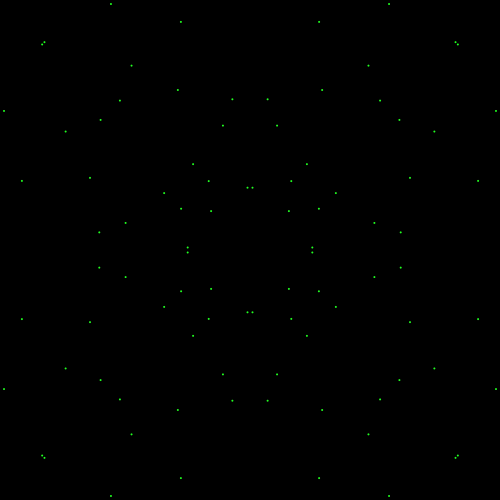
Frame 1 (no input)
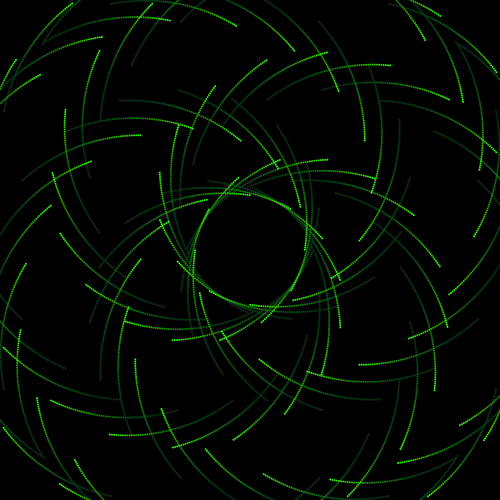
Frame 60 (the mouse pressed at the canvas centre just before this capture)
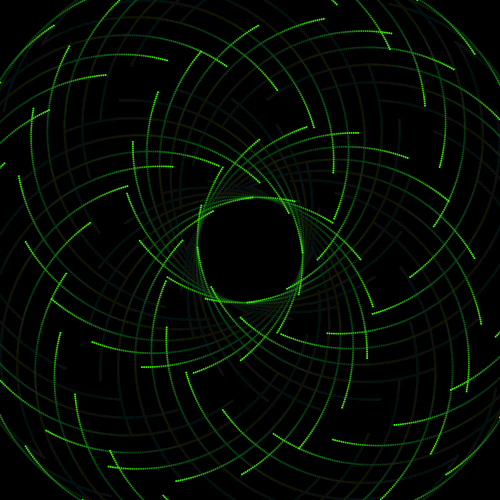
Frame 120 (the mouse held since frame 60 and released just before this capture)

The Processing sketch that drew these frames (run headless with seeded random() and noise(); from frame 60 on, the mouse is pressed at the canvas centre):

// Processing sketch: processing_128707
// ── processing_128707.pde

int nFrames = 512;
ArrayList shapes;
Phasor phasor;
Phasor phasorAmp;

class Phasor {
  float phase = 0.0;
  float inc;
  
  Phasor(float inc_) {
    inc = inc_;
  }
  
  void update() {
    phase += inc;
    
    if (phase >= 1.0) {
      phase -= 1.0;
    }
  }
}

class Shapes {
  PVector v;
  
  Shapes() {
    v = new PVector();
  }
  
  void update() {
  }
}


class Ring extends Shapes {
  float r;  // Radius
  
  Ring(float x, float y, float r_) {
    v.x = x;
    v.y = y;
    r = r_;
  }
  
  void update() {
    ellipse(v.x, v.y, r, r);
  }
 
}

PVector getVCoordinates(PVector v, float d, float a) {
  return new PVector(v.x + d * cos(a), v.y + d * sin(a)); 
}

PVector getVCoordinates(float x, float y, float d, float a) {
  return new PVector(x + d * cos(a), y + d * sin(a)); 
}

void setup() {
  size(500, 500);
  background(0);
  smooth();
  shapes = new ArrayList();
  phasor = new Phasor(1.0 / (float) nFrames);
  phasorAmp = new Phasor(1.0 / (float) nFrames / 4);
  
  int nShapes =  128;  
  for (int i = 0; i < nShapes; i++) {
    PVector v = getVCoordinates(width * 0.5, height * 0.5, width * 0.25, (float) i / (float) nShapes * TWO_PI * 37);  // 37
    shapes.add(new Ring(v.x, v.y, 2));
  }
}

void draw() {
  // Fade last frame
  noStroke();
  fill(0, 8);
  rect(0, 0, width, height);
  
  // Draw Shapes
  fill(lerpColor(color(64, 255, 0), color(0, 255, 64), (sin(phasor.phase * TWO_PI * 8) + 1.0) / 2.0));

  noStroke();
  
  int lsSize = shapes.size();

  for (int i = 0; i < lsSize; i++) {
    pushMatrix();
    float amp = 120.0 * ((cos(phasorAmp.phase * TWO_PI) + 1.0) / 2.0) + 60;
    PVector v = getVCoordinates(0, 0, amp, ((float) i / (float) lsSize + phasor.phase) * TWO_PI);
    translate(v.x, v.y);
    
    Shapes thisShape = (Shapes) shapes.get(i);
    thisShape.update();
    popMatrix();
  }
    
  phasor.update();
  phasorAmp.update();
}
